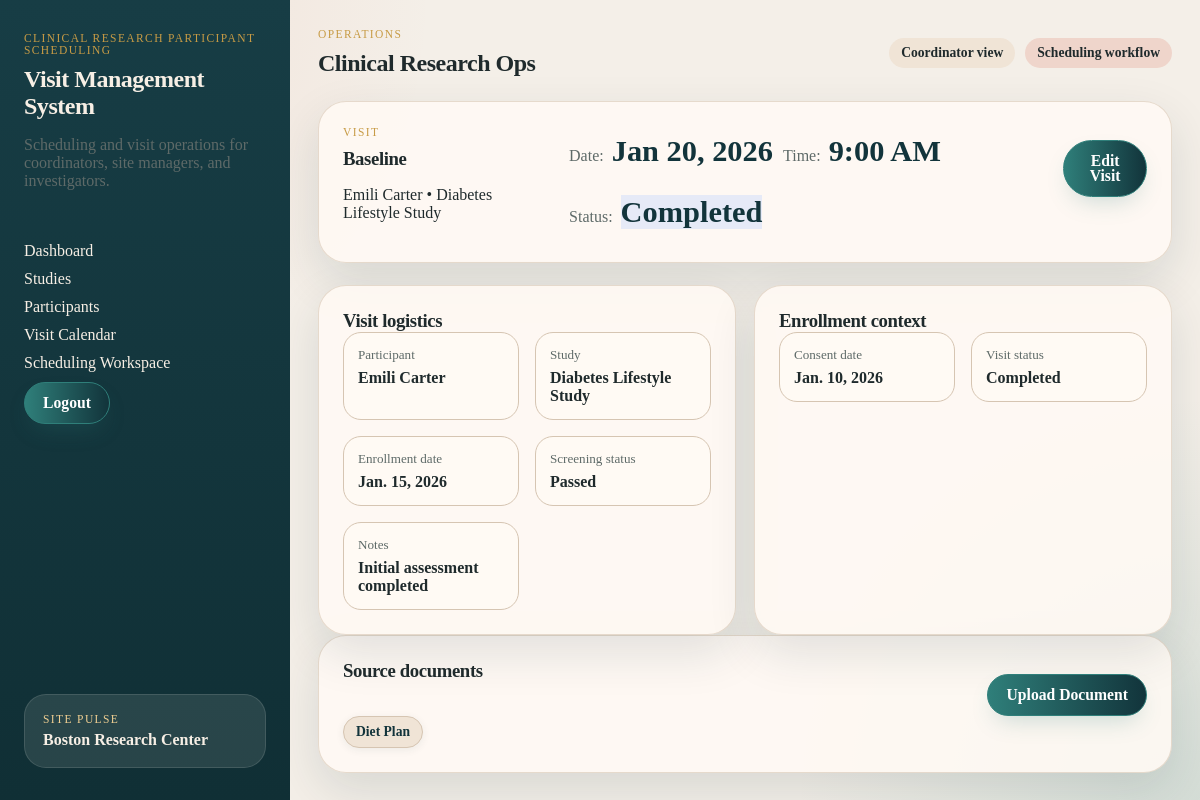
Page /project/visits/1/ (signed in) on the earlier database version.
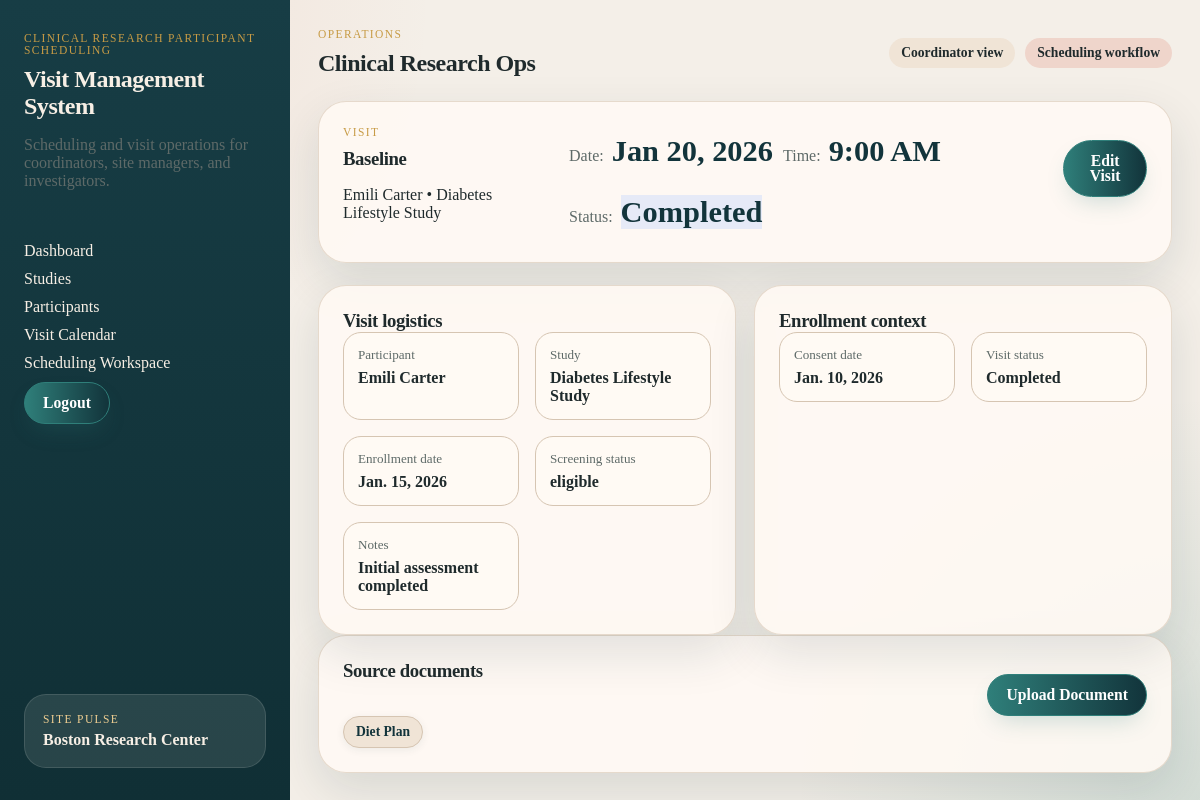
Same page on the later database version.
### project/models.py (models this page shows, shortened)
class Visit(models.Model):
    enrollment = models.ForeignKey(Enrollment, on_delete=models.CASCADE)  # Link to enrollment
    visit_date = models.DateTimeField()  # Date and time of visit
    visit_type = models.CharField(max_length=100)  # e.g., 'screening', 'follow-up'
    VISIT_STATUS_CHOICES = [
        ('scheduled', 'Scheduled'),
        ('completed', 'Completed'),
        ('canceled', 'Canceled'),
        ('missed', 'Missed'),
    ]
    status = models.CharField(
        max_length=20,
        choices=VISIT_STATUS_CHOICES,
        default='scheduled'
    )
    notes = models.TextField()  # Staff notes

class Enrollment(models.Model):
    participant = models.ForeignKey(Participant, on_delete=models.CASCADE)  # Link to participant
    study = models.ForeignKey(Study, on_delete=models.CASCADE)  # Link to study
    consent_date = models.DateField()  # Date consent was given
    SCREENING_STATUS_CHOICES = [
        ('pending', 'Pending'),
        ('eligible', 'Eligible'),
        ('ineligible', 'Ineligible'),
        ('screen_failed', 'Screen Failed'),
    ]
    screening_status = models.CharField(
        max_length=20,
        choices=SCREENING_STATUS_CHOICES,
        default='pending'
    )
    enrollment_date = models.DateField()  # Date of enrollment

class Participant(models.Model):
    first_name = models.CharField(max_length=100)  # Participant's first name
    last_name = models.CharField(max_length=100)  # Participant's last name
    date_of_birth = models.DateField()  # Date of birth
    age = models.PositiveIntegerField(null=True, blank=True)  # Age (optional, can be calculated from DOB)
    sex = models.CharField(
        max_length=20,
        choices=[('male', 'Male'), ('female', 'Female'), ('other', 'Other'), ('prefer_not_to_say', 'Prefer not to say')],
        default='prefer_not_to_say',
    )  # Sex
    phone = models.CharField(max_length=20, blank=True)  # Phone number
    email = models.EmailField(max_length=254, blank=True)  # Email address
    STATUS_CHOICES = [
        ('active', 'Active'),
        ('withdrawn', 'Withdrawn'),
        ('completed', 'Completed'),
        ('inactive', 'Inactive'),
    ]
    status = models.CharField(
        max_length=20,
        choices=STATUS_CHOICES,
        default='active'
    )
    def __str__(self):
        return f"{self.first_name} {self.last_name}"

class Study(models.Model):
    title = models.CharField(max_length=200)  # Study title
    protocol_number = models.CharField(max_length=50)  # Unique protocol identifier
    description = models.TextField()  # Study description
    STUDY_STATUS_CHOICES = [
        ('active', 'Active'),
        ('closed', 'Closed'),
        ('paused', 'Paused'),
    ]
    status = models.CharField(
        max_length=20,
        choices=STUDY_STATUS_CHOICES,
        default='active'
    )

### project/views.py (the view)
# urls.py: path("visits/<int:visit_id>/", VisitDetailView.as_view(), name="project_visit_detail"),
class VisitDetailView(CoordinatorRequiredMixin, DetailView):
    model = Visit
    template_name = "project/visit_detail.html"
    context_object_name = "visit"
    pk_url_kwarg = "visit_id"
    def get_queryset(self):
        return Visit.objects.select_related(
            "enrollment",
            "enrollment__participant",
            "enrollment__study",
        )
    def get_context_data(self, **kwargs):
        context = super().get_context_data(**kwargs)
        context["documents"] = self.object.visitdocument_set.order_by("title")
        return context

### project/views.py (called while the page is built)
    def test_func(self):
        return hasattr(self.request.user, 'userprofile') and \
               self.request.user.userprofile.role == 'coordinator'

### project/templates/project/visit_detail.html (shortened to what this page needs)
{% extends "project/base.html" %}
{% block content %}
<section class="detail-hero">
  <div>
    <p class="eyebrow">Visit</p>
    <h3>{{ visit.visit_type }}</h3>
    <p>{{ visit.enrollment.participant }} &bull; {{ visit.enrollment.study.title }}</p>
  </div>
  <div class="hero-stats">
    <span>
      <span class="hero-label">Date:</span>
      <strong class="hero-value">{{ visit.visit_date|date:"M j, Y" }}</strong>
    </span>
    <span>
      <span class="hero-label">Time:</span>
      <strong class="hero-value">{{ visit.visit_date|date:"g:i A" }}</strong>
    </span>
    <span>
      <span class="hero-label">Status:</span>
      <strong class="hero-value status-{{ visit.status|lower }}">{{ visit.status }}</strong>
    </span>
  </div>
    <div style="margin-bottom: 1em;">
    <a href="{% url 'project_visit_edit' visit.id %}" class="button-link">Edit Visit</a>
  </div>
</section>
<section class="content-grid">
  <article class="panel">
    <div class="panel-header">
      <h3>Visit logistics</h3>
    </div>
    <dl class="detail-list">
      <div><dt>Participant</dt><dd><a href="{% url 'project_participant_detail' visit.enrollment.participant.id %}">{{ visit.enrollment.participant }}</a></dd></div>
      <div><dt>Study</dt><dd><a href="{% url 'project_study_detail' visit.enrollment.study.id %}">{{ visit.enrollment.study.title }}</a></dd></div>
      <div><dt>Enrollment date</dt><dd>{{ visit.enrollment.enrollment_date }}</dd></div>
      <div><dt>Screening status</dt><dd>{{ visit.enrollment.screening_status }}</dd></div>
      <div><dt>Notes</dt><dd>{{ visit.notes }}</dd></div>
    </dl>
  </article>
  <article class="panel">
    <div class="panel-header">
      <h3>Enrollment context</h3>
    </div>
    <dl class="detail-list">
      <div><dt>Consent date</dt><dd>{{ visit.enrollment.consent_date }}</dd></div>
      <div><dt>Visit status</dt><dd>{{ visit.status }}</dd></div>
    </dl>
  </article>
</section>
<section class="panel">
  <div class="panel-header">
    <h3>Source documents</h3>
    {% if request.user.is_authenticated and request.user.userprofile.role == 'coordinator' %}
      <a href="{% url 'visit_document_create' visit.id %}" class="button-link" style="float:right;">Upload Document</a>
    {% endif %}
  </div>
  <div class="chip-row">
    {% for document in documents %}
      <span class="doc-chip">
        <a href="{{ document.file.url }}" target="_blank">{{ document.title }}</a>
      </span>
    {% empty %}
      <p class="empty-state">No visit documents uploaded.</p>
    {% endfor %}
  </div>
</section>
{% endblock %}

Differences in the rows shown:
changed through a linked row, Visit "9:00 AM": enrollment.screening_status "Passed" → "eligible"
